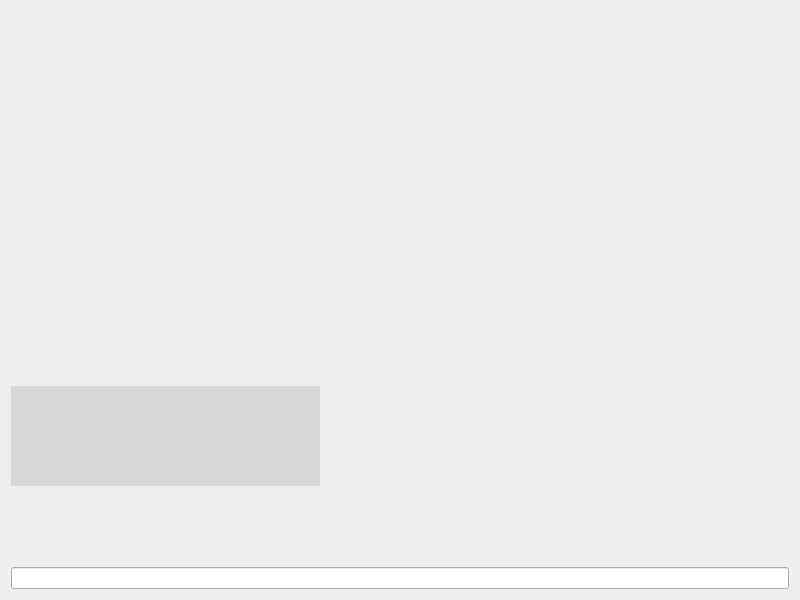
<?xml version="1.0" encoding="UTF-8"?>
<ui version="4.0">
 <class>World</class>
 <widget class="QWidget" name="World">
  <property name="geometry">
   <rect>
    <x>0</x>
    <y>0</y>
    <width>800</width>
    <height>600</height>
   </rect>
  </property>
  <property name="windowTitle">
   <string>Form</string>
  </property>
  <property name="styleSheet">
   <string notr="true">QPushButton{
	background-color: rgb(0, 170, 255);
}
QPushButton:hover{
	
	background-color: rgb(85, 255, 255);
}
QPushButton:pressd{
	
	background-color: rgb(255, 255, 255);
}
QLabel{
	color: rgb(255, 255, 255);
}</string>
  </property>
  <layout class="QGridLayout" name="gridLayout_2" rowstretch="5,2,1,0" columnstretch="2,3">
   <item row="0" column="0">
    <spacer name="verticalSpacer">
     <property name="orientation">
      <enum>Qt::Vertical</enum>
     </property>
     <property name="sizeHint" stdset="0">
      <size>
       <width>20</width>
       <height>250</height>
      </size>
     </property>
    </spacer>
   </item>
   <item row="1" column="0">
    <widget class="QLabel" name="label">
     <property name="minimumSize">
      <size>
       <width>0</width>
       <height>100</height>
      </size>
     </property>
     <property name="maximumSize">
      <size>
       <width>16777215</width>
       <height>100</height>
      </size>
     </property>
     <property name="styleSheet">
      <string notr="true">background-color: rgba(0, 0, 0, 0.1);
font-size: 16px;</string>
     </property>
     <property name="text">
      <string/>
     </property>
     <property name="textFormat">
      <enum>Qt::AutoText</enum>
     </property>
     <property name="alignment">
      <set>Qt::AlignLeading|Qt::AlignLeft|Qt::AlignVCenter</set>
     </property>
    </widget>
   </item>
   <item row="2" column="0">
    <spacer name="verticalSpacer_2">
     <property name="orientation">
      <enum>Qt::Vertical</enum>
     </property>
     <property name="sizeHint" stdset="0">
      <size>
       <width>20</width>
       <height>40</height>
      </size>
     </property>
    </spacer>
   </item>
   <item row="3" column="0" colspan="2">
    <widget class="QWidget" name="widget" native="true">
     <layout class="QGridLayout" name="gridLayout">
      <property name="leftMargin">
       <number>0</number>
      </property>
      <property name="topMargin">
       <number>0</number>
      </property>
      <property name="rightMargin">
       <number>0</number>
      </property>
      <property name="bottomMargin">
       <number>0</number>
      </property>
      <property name="horizontalSpacing">
       <number>0</number>
      </property>
      <item row="0" column="0">
       <widget class="QLineEdit" name="lineEdit"/>
      </item>
     </layout>
    </widget>
   </item>
   <item row="1" column="1">
    <spacer name="horizontalSpacer">
     <property name="orientation">
      <enum>Qt::Horizontal</enum>
     </property>
     <property name="sizeHint" stdset="0">
      <size>
       <width>298</width>
       <height>20</height>
      </size>
     </property>
    </spacer>
   </item>
  </layout>
 </widget>
 <resources/>
 <connections/>
</ui>
